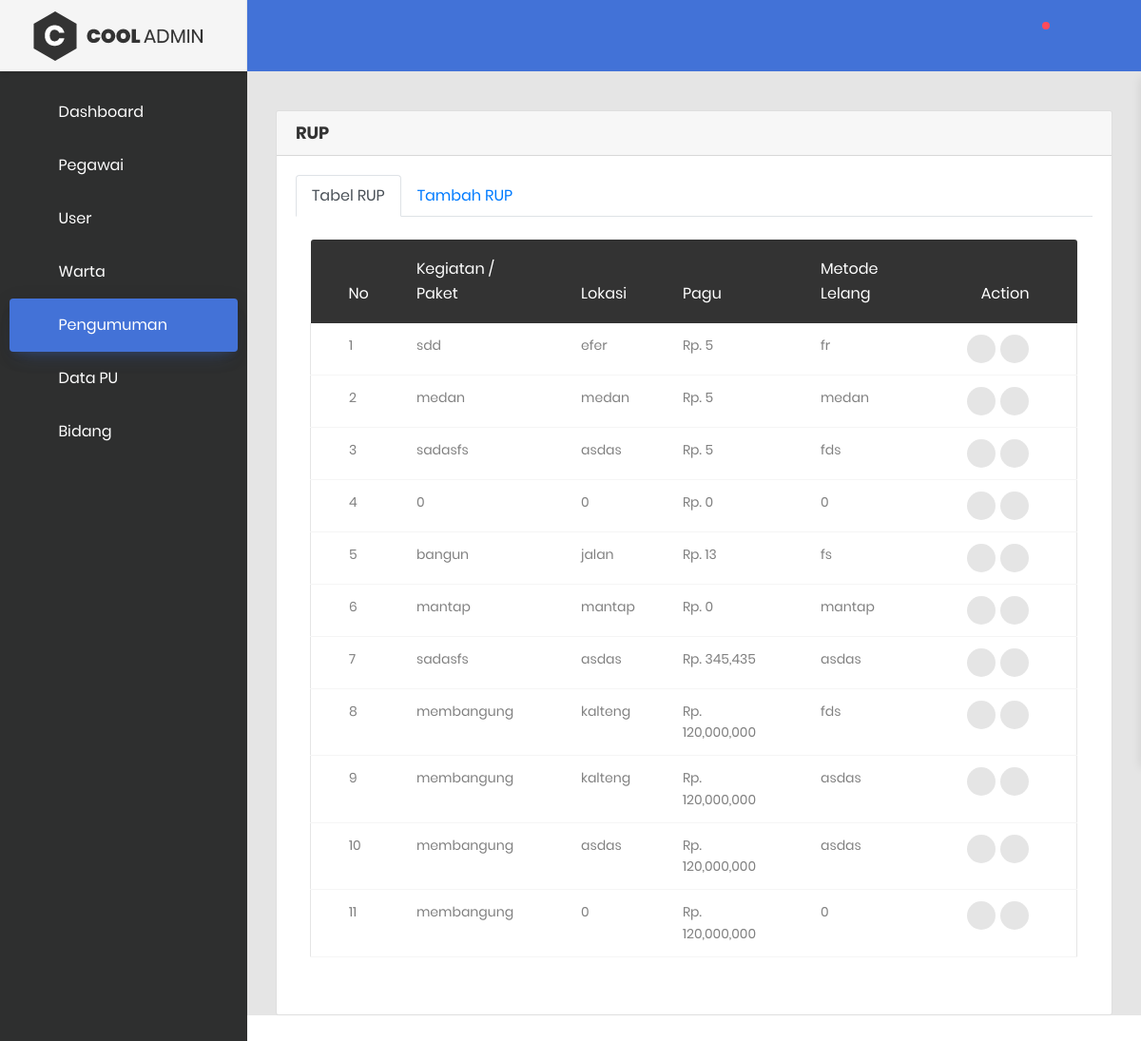
Page /index.php/admin/rup on the committed database.
### tables this page shows
CREATE TABLE `tbl_menu` (
  `module_path` varchar(20) NOT NULL,
  `module_name` varchar(20) NOT NULL,
  `module_icon` varchar(50) NOT NULL,
  `module_parent` int(11) NOT NULL,
  `module_order` int(11) NOT NULL
);

CREATE TABLE `tbl_rup` (
  `id_rup` int(11) NOT NULL,
  `kegiatan` varchar(255) NOT NULL,
  `lokasi` varchar(255) NOT NULL,
  `pagu` decimal(10,0) NOT NULL,
  `metode` varchar(255) NOT NULL
);

### application/controllers/Admin.php (called while the page is built, shortened)
<?php
class Admin extends CI_Controller
{
    public function loadAsset($param)
    {
        $this->load->model("Menu_model", "menu");
        $data = [
            "title" => "Dashboard",
            "active" => "active",
            "menu" => $this->menu->__getMenu(),
            "list_css_plugins" => array(
                'assets/admin/css/font-face.css',
                'assets/admin/css/style.css',
                'assets/admin/vendor/font-awesome-4.7/css/font-awesome.min.css',
                'assets/admin/vendor/font-awesome-5/css/fontawesome-all.min.css',
                'assets/admin/vendor/mdi-font/css/material-design-iconic-font.min.css',
                'assets/admin/vendor/bootstrap-4.1/bootstrap.min.css',
                'assets/admin/vendor/animsition/animsition.min.css',
                'assets/admin/vendor/bootstrap-progressbar/bootstrap-progressbar-3.3.4.min.css',
                'assets/admin/vendor/wow/animate.css',
                'assets/admin/vendor/css-hamburgers/hamburgers.min.css',
                'assets/admin/vendor/slick/slick.css',
                'assets/admin/vendor/select2/select2.min.css',
                'assets/admin/vendor/perfect-scrollbar/perfect-scrollbar.css',
                'assets/admin/css/theme.css',
                'assets/admin/css/materialdate.min.css',
                'assets/admin/css/datatables.css',
                'assets/admin/css/bootstrap-datetimepicker.min.css',
            ),
            "list_js_plugins" => array(
                'assets/admin/vendor/bootstrap-4.1/popper.min.js',
                'assets/admin/vendor/bootstrap-4.1/bootstrap.min.js',
                'assets/plugin/thesaas/js/vendors/datatables.js',
                'assets/admin/vendor/animsition/animsition.min.js',
                'assets/admin/vendor/bootstrap-progressbar/bootstrap-progressbar.min.js',
                'assets/admin/vendor/circle-progress/circle-progress.min.js',
                'assets/admin/vendor/perfect-scrollbar/perfect-scrollbar.js',
                'assets/admin/vendor/chartjs/Chart.bundle.min.js',
                'assets/admin/vendor/select2/select2.min.js',
                'assets/admin/js/main.js',
                'assets/admin/js/materialdate.min.js',
                'assets/admin/js/tambahan.js',
                'assets/admin/js/datatables.js',
                'assets/admin/js/swal.js'
            ),
            "path" => $param["path"]
        ];
        $data = isset($param["data"]) ? array_merge($data, $param["data"]) : $data;
        $this->load->view("/admin/v_main", $data);
    }
    public function rup()
    {
        $this->load->model('Pengumuman_model', 'data');
        $data['data'] = $this->data->getDataRUP();
        $this->loadAsset(["path" => "admin/pengumuman/rup", "data" => $data]);
        $this->load->view('admin/pengumuman/editdataRUP-modal');
    }
}

### index.php (called while the page is built, shortened)
<?php
require_once BASEPATH.'core/CodeIgniter.php';

### application/models/Menu_model.php (called while the page is built, shortened)
<?php
class Menu_model extends CI_Model
{
    public function __getMenu()
    {
        $menu = $this->db->query("SELECT * FROM tbl_menu ORDER BY module_order ASC")->result_array();
        $list_menu = array();
        foreach ($menu as $m) {
            $sql = "SELECT * FROM tbl_sub_menu WHERE module_parent='".$m['module_parent']."' ORDER BY module_order ASC";
            $sub_menu = $this->db->query($sql)->result_array();
            $m["sub_menu"] = $sub_menu;
            array_push($list_menu, $m);
        }
        return json_decode(json_encode($list_menu), FALSE);
    }
}

### application/models/Pengumuman_model.php (called while the page is built, shortened)
<?php
class Pengumuman_model extends CI_Model
{
    public function getDataRUP()
    {
        $query = "SELECT * FROM `tbl_rup`
        ";
        return $this->db->query($query)->result_array();
    }
}

### application/views/admin/v_sidebar.php (shortened to what this page needs)
<aside class="menu-sidebar d-none d-lg-block" style="background-color: #2e2f2f">
    <div class="logo">
        <a href="#">
            <img src="<?= base_url("assets/admin/images/logo.webp") ?>" alt="Cool Admin" />
        </a>
    </div>
    <div class="menu-sidebar__content js-scrollbar1">
        <nav class="navbar-sidebar">
            <ul class="list-unstyled navbar__list">
                <?php
                $i = 0;
                foreach ($menu as $m) :
                    ?>
                    <li class="<?php
                                echo count($m->sub_menu) ? "has-sub " : "";
                                echo $this->uri->uri_string() == $m->module_path || in_array($this->uri->uri_string(), array_map(function ($v) {
                                    return $v->module_sub_path;
                                }, $m->sub_menu)) ? "active" : "" ?> list-sidebar-item">
                        <a <?= count($m->sub_menu) ? "class='js-arrow' href='#' data-index='$i' " : "href='" . base_url($m->module_path) . "'" ?>>
                            <i class="<?= $m->module_icon ?>"></i><?= $m->module_name ?>
                        </a>
                    </li>
                    <?php count($m->sub_menu) && $i++;
                endforeach; ?>
            </ul>
        </nav>
    </div>
</aside>

### application/views/admin/pengumuman/tabelrup.php (shortened to what this page needs)
<div class="col-lg-12">
    <div class="table-responsive m-b-40">
        <table class="table table-borderless table-data3" id="artikelTable" style="width:100%">
            <thead>
                <tr>
                    <th>No</th>
                    <th>Kegiatan / Paket</th>
                    <th>Lokasi</th>
                    <th>Pagu</th>
                    <th>Metode Lelang</th>
                    <th>Action</th>
                </tr>
            </thead>
            <tbody>
               <?php $nomor = 1; ?>
                                <?php foreach ($data as $row) : ?>
                                    <tr>
                                        <td><?= $nomor; ?></td>
                                        <td><?= $row['kegiatan']; ?></td>
                                        <td><?= $row['lokasi']; ?></td>
                                        <td>Rp. <?php echo number_format($row['pagu']) ?></td>
                                        <td><?= $row['metode']; ?></td>
                                        <td>
                       <div class="table-data-feature">
                            <a href="#" class="item" data-toggle="modal" data-target="#modal_edit<?= $row['id_rup']; ?>"><i class="zmdi zmdi-edit"></i></a>
                            <a href="#" class="item" data-toggle="modal" data-target="#modal_delete<?= $row['id_rup']; ?>"><i class="zmdi zmdi-delete"></i></a>
                        </div>
                    </td>
                </tr>
                 <?php $nomor++; ?>
                                <?php endforeach; ?>
            </tbody>
        </table>
    </div>
</div>

### assets/admin/css/style.css (style rules this page uses)
.list-sidebar-item a { color: #FFF!important }

### rows in the picture
tbl_menu: module_name "Dashboard"
tbl_menu: module_name "Pegawai"
tbl_menu: module_name "User"
tbl_menu: module_name "Warta"
tbl_menu: module_name "Pengumuman"
tbl_menu: module_name "Data PU"
tbl_menu: module_name "Bidang"
tbl_rup: kegiatan "sdd", lokasi "efer", pagu "5", metode "fr"
tbl_rup: kegiatan "medan", lokasi "medan", pagu "5", metode "medan"
tbl_rup: kegiatan "sadasfs", lokasi "asdas", pagu "5", metode "fds"
tbl_rup: kegiatan "0", lokasi "0", pagu "0", metode "0"
tbl_rup: kegiatan "bangun", lokasi "jalan", pagu "13", metode "fs"
tbl_rup: kegiatan "mantap", lokasi "mantap", pagu "0", metode "mantap"
tbl_rup: kegiatan "sadasfs", lokasi "asdas", pagu "345,435", metode "asdas"
tbl_rup: kegiatan "membangung", lokasi "kalteng", pagu "120,000,000", metode "fds"
tbl_rup: kegiatan "membangung", lokasi "kalteng", pagu "120,000,000", metode "asdas"
tbl_rup: kegiatan "membangung", lokasi "asdas", pagu "120,000,000", metode "asdas"
tbl_rup: kegiatan "membangung", lokasi "0", pagu "120,000,000", metode "0"
